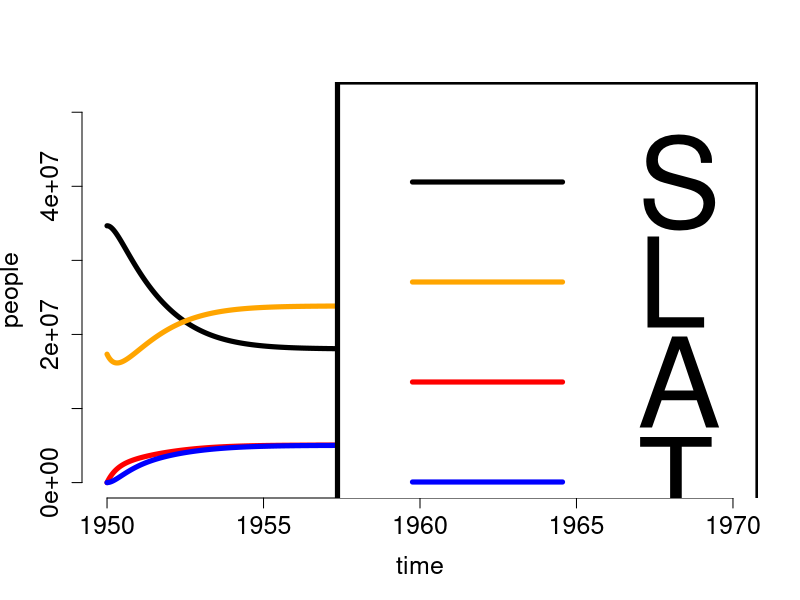

Write the R code that produced this figure.
## How does increased susceptiblility to TB
## amongst diabetics affect incidence of active
## TB?
require(deSolve)

## Big population
 
## SLAT
slatDB <- function(t,y,parms, browse=F){
  with(c(as.list(y),parms),{
      if(browse) browser()
      N <- S+L+A+T
      TotBirthRate <- birthRate*N + tbDeathRate*A
    dSdt <- -transmissionCoeff*S*A/N + clearanceRate*T + TotBirthRate - 
        naturalDeathRate*S
    dLdt <- transmissionCoeff*S*A/N - activationRate*L  -
        naturalDeathRate*L
    dAdt <- activationRate*L - treatmentRate*A - tbDeathRate*A  -
        naturalDeathRate*A
    dTdt <- treatmentRate*A - clearanceRate*T - naturalDeathRate*T
      dSdt+dLdt+dAdt+dTdt
    list(c(dSdt,dLdt, dAdt, dTdt))
  })
}

params <- c(
    transmissionCoeff = 10 ## [per year]
    , activationRate = 1/2 
    , treatmentRate = 1/0.5
    , clearanceRate = 1/0.5
    , tbDeathRate = 1/3
    , birthRate = 1/60
    , naturalDeathRate = 1/60
    , idrActivationDB = 3 ## [unitless]
    , N0 = 52*10^6) ## [people]
params
## activationRate*idrActivationDB

time <- 0
initCond <- params['N0'] * c(
    S = 2/3
    , L = 1/3
    , A = 0 
    , T = 0)

slatDB(t=time,y=initCond,parms=params)
args(slatDB)
timeseq <- seq(1950, 1970, by = .02)

params['transmissionCoeff'] <- 7
simdat <- data.frame(lsoda(
    y = initCond,               # Initial conditions for population
    times = timeseq,             # Timepoints for evaluation
    func = slatDB,                   # Function to evaluate
    parms = params# Vector of parameters
    ))

simdat <- within(simdat, {N <- S +L+A+T})
head(simdat); tail(simdat)

par('ps'=18, lwd = 5)
plot(0,0, type = 'n', xlim = range(timeseq), ylim = c(0, params['N0']),
     xlab = 'time', ylab = 'people', bty='n')
with(simdat, lines(time, S, col ='black'))
with(simdat, lines(time, L, col ='orange'))
with(simdat, lines(time, A, col ='red'))
with(simdat, lines(time, T, col ='blue'))
legend('topright', leg = c('S','L','A','T'), col = c('black','orange','red','blue'), lwd = 5, cex = 5)
